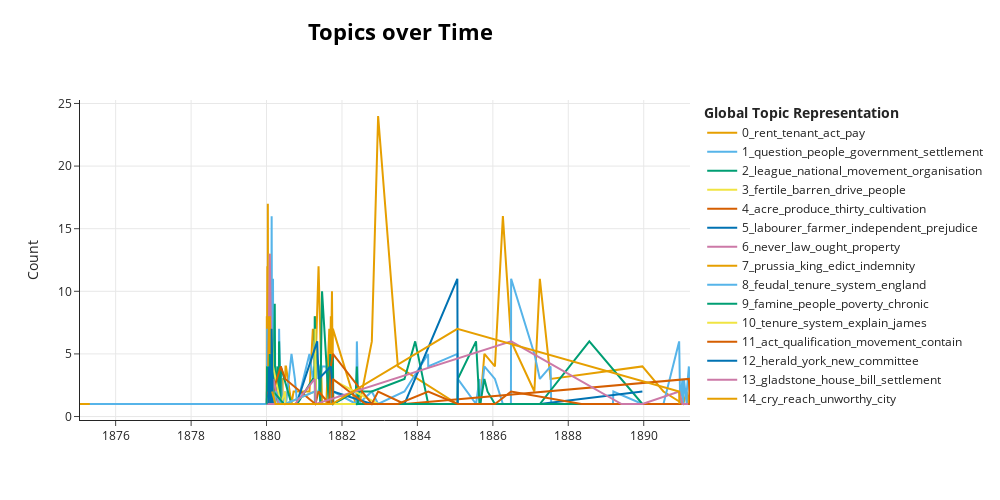

This figure's notebook cell:
### Markdown cell above
Our final visualisation takes our dataframe with lemmatized text, stopwords and repetition related to same speech removed and narrows by sentences containing any of a list of keywords. We end up with a visualisation of topics over time for these keywords.

### Code cell
keywords = ['land', 'landlord']
#use function to restrict dataframe to rows where sentence contains any of keywords
df_keyword = dataframe_keyword(df_drop, keywords)
#use function to get visualisation of topics for keyword(s) with lemmatized text, stopwords, repetition removed
df_keyword_vis_obj = bertopic_time(df_keyword, topic_model)
df_keyword_vis = df_keyword_vis_obj[0]
df_keyword_vis
